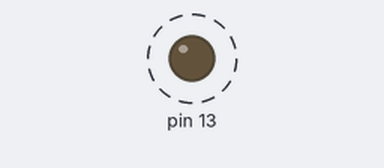
Bench run of a sketch on a simulated Arduino Uno, built with avr-gcc and run on an emulated ATmega328P. On the bench: output pins drawn as LEDs (lit = HIGH). Dashed ring = blinking. What the sketch prints to the serial monitor is not drawn.

Above: at 0.4 s.
Timing chart, 0 to 3.0 s (numbered marks = the images above):
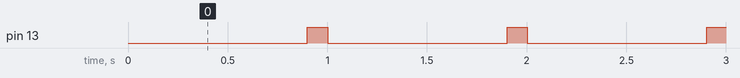

Measured:
- by itself, pin 13: alternates HIGH for 0.10 s and LOW for 0.90 s

The sketch:

sketch_io_test.ino
```cpp
unsigned long Period = 1000000;
unsigned long ImpulseUP = 100000;
unsigned long ImpulseDOWN;
unsigned long Impulse;
unsigned long start;
unsigned long Tcycle;
unsigned long i=0;
unsigned int deltaT;
float rez_on= 0;
void setup ()
  {
  pinMode (13, OUTPUT);
    Serial.end();
  Serial.begin (250000);
  //PINB = PINB | bit (5);
  ImpulseDOWN=Period - ImpulseUP;
  Impulse=ImpulseDOWN;


  }  // end of setup

void loop ()
{
  Tcycle = micros();
  start = micros();
  while(micros() - start  < ImpulseDOWN);
  PINB =  bit (5);
  start = micros();
  while(micros() - start  < ImpulseUP);
  PINB =  bit (5);
  deltaT = micros()-Tcycle-Period;
  Serial.print(deltaT);
  Serial.print("   avr  ");
  rez_on=rez_on+(deltaT - rez_on)/(i+1);
  Serial.println(rez_on);
  i++;
    /*
  if(micros() - start >= Impulse)
  {
  PINB = PINB | bit (5); // toggle D13;
  Impulse=(Impulse==ImpulseUP)?ImpulseDOWN:ImpulseUP;
  start = micros();
  }
  */

  }  // end of loop
```
